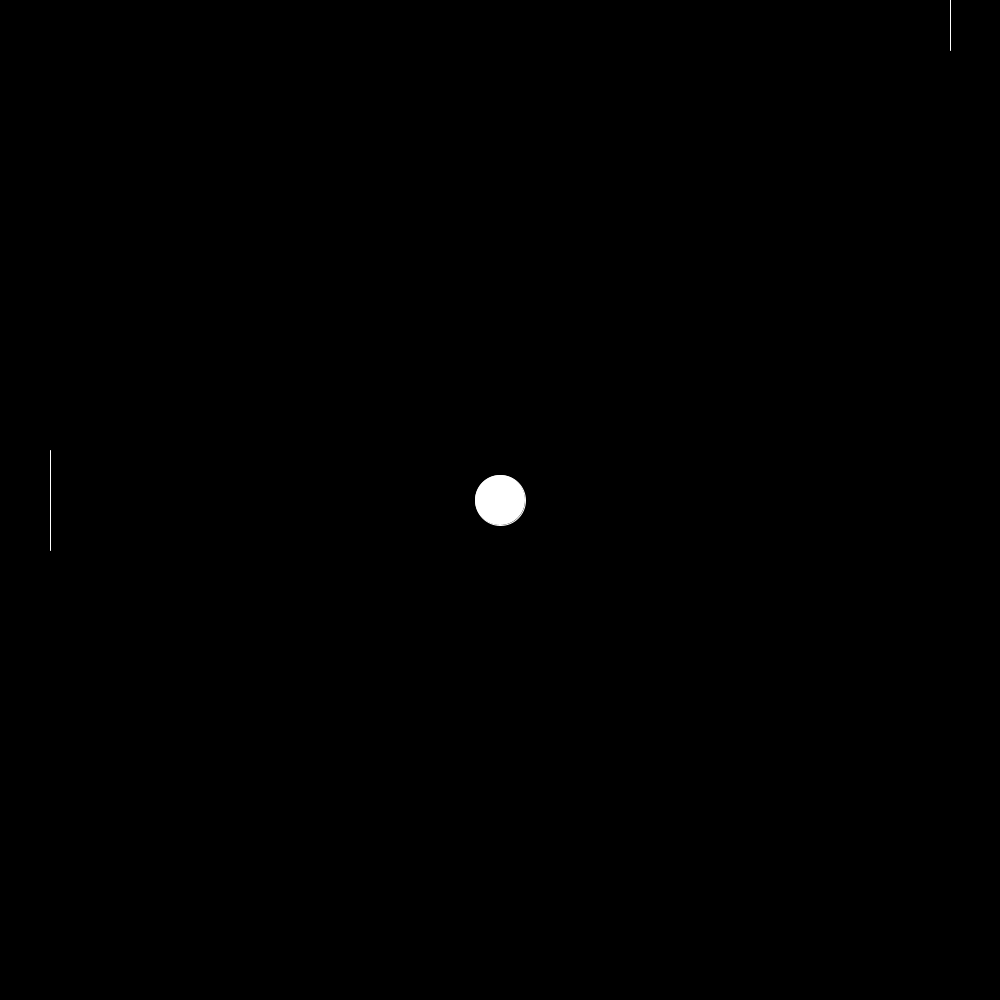
Frame 1 (no input)
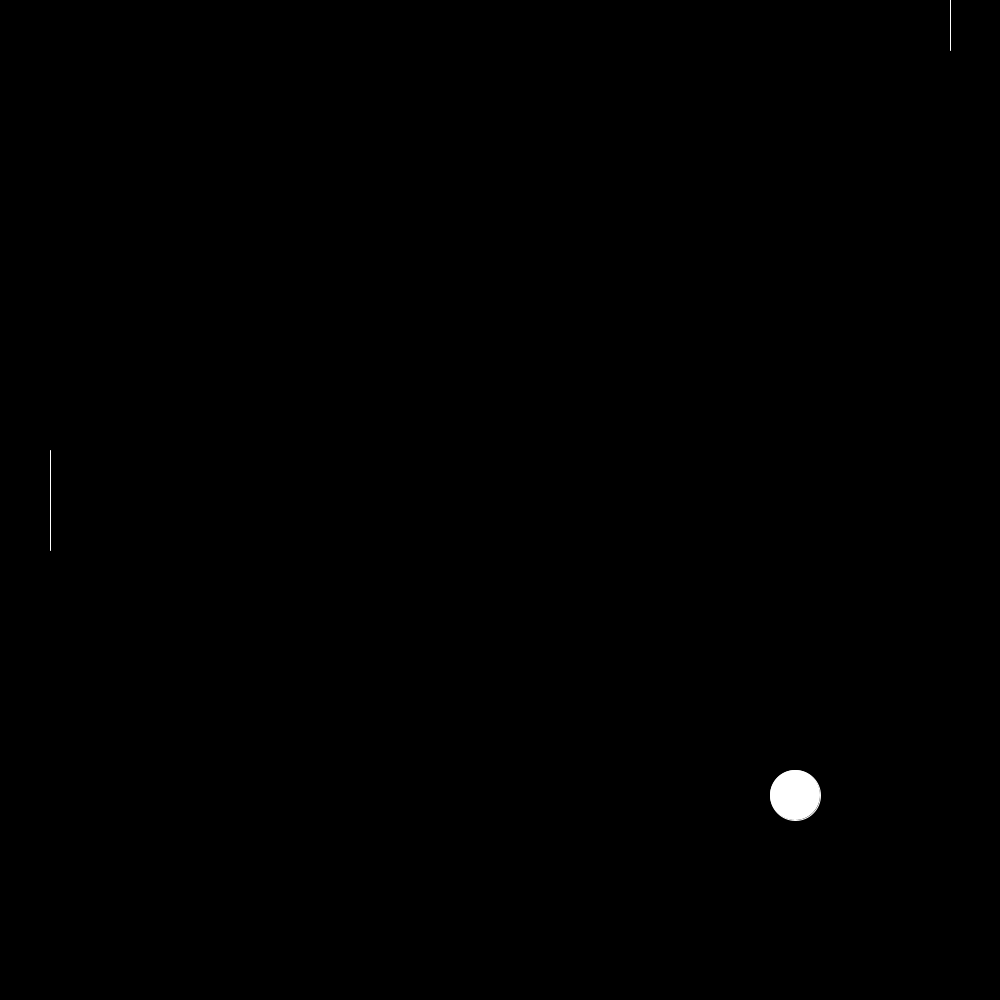
Frame 60 (the mouse pressed at the canvas centre just before this capture)
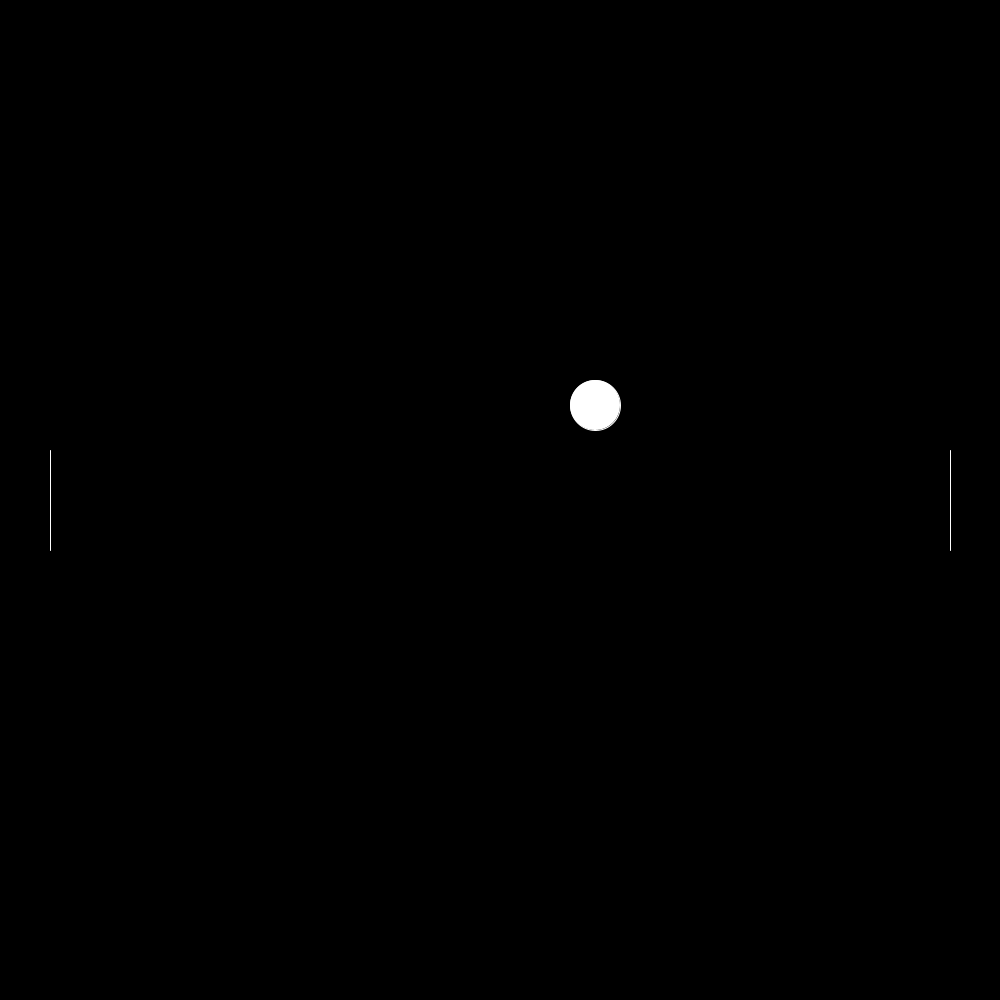
Frame 120 (the mouse held since frame 60 and released just before this capture)

The Processing sketch that drew these frames (run headless with seeded random() and noise(); from frame 60 on, the mouse is pressed at the canvas centre):

// Processing sketch: lesson8
// ── lesson8.pde
int width =1000;
int height = 1000;

int y = width/2;//ボールの初期位置x
int x = height/2;//ボールの初期位置y
int dy =5;//ボールの加速度
int dx =5;//ボールの加速度

int P1y = height/2;//プレイヤー１の板(初期位置)
int P2y ;

void setup(){
  size(1000, 1000);
  background(0);
  stroke(255);
}
void draw(){
  P2y = mouseY;//プレイヤー２の板の中心
  background(0);
  stroke(255);

  line(50, P1y - 50, 50, P1y + 50);//プレイヤー１の板
  line(950, P2y - 50, 950, P2y +50);//プレイヤー２の板

  ellipse(x,y,50,50);//ボール
  y = y + dy;
  x = x + dx;
  if (y == 0) {//上にボールが当たった時
    dy = 5;
  }
  if (y == height) {//下にボールが当たった時
    dy = -5;
  }
  if (x == 0 ) {//左にボールが当たった時
    y = height/2;
    x = width/2;
    background(0,0,255);//一瞬背景を青にする
  }
  if (x == 1000) {//右にボールが当たった時
    y = height/2;
    x = width/2;
    background(255,0,0);//一瞬背景を赤くする
  }
  if (x == 50 && (y > P1y - 50 && y < P1y + 50)) {//プレイヤー１の板にボールが当たった時
    dx = 5;
    dy = -dy;
  }
  if (x == 950 && (y > P2y - 50 && y < P2y + 50)) {//プレイヤー２の板にボールが当たった時
    dx = -5;
    dy = -dy;
  }
}

void keyPressed() {
  if (key == 'w' && P1y > 50) {
    P1y = P1y - 50;
  } else if (key == 's' && P1y < height-50) {
    P1y = P1y + 50;
  }
}
